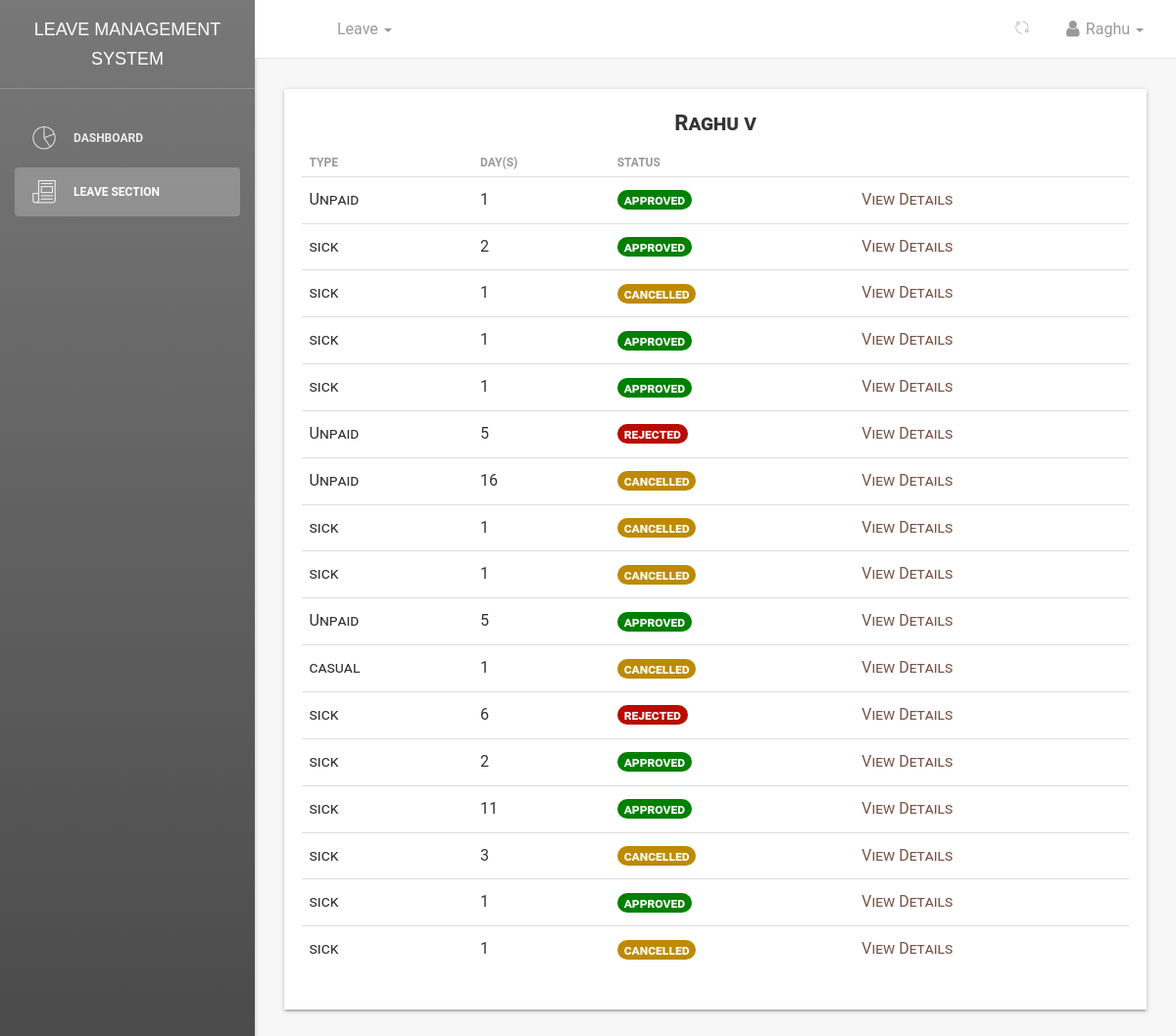
Page /dashboard/leaves/view/table/ (signed in) on the committed database.
### employee/models.py (models this page shows, shortened)
class Employee(models.Model):
    MALE = 'male'
    FEMALE = 'female'
    OTHER = 'other'
    NOT_KNOWN = 'Not Known'
    GENDER = (
        (MALE, 'Male'),
        (FEMALE, 'Female'),
        (OTHER, 'Other'),
        (NOT_KNOWN, 'Not Known'),
    )
    MR = 'Mr'
    MRS = 'Mrs'
    MSS = 'Mss'
    DR = 'Dr'
    SIR = 'Sir'
    MADAM = 'Madam'
    TITLE = (
        (MR, 'Mr'),
        (MRS, 'Mrs'),
        (MSS, 'Mss'),
        (DR, 'Dr'),
        (SIR, 'Sir'),
        (MADAM, 'Madam'),
    )
    FULL_TIME = 'Full-Time'
    PART_TIME = 'Part-Time'
    CONTRACT = 'Contract'
    INTERN = 'Intern'
    EMPLOYEETYPE = (
        (FULL_TIME, 'Full-Time'),
        (PART_TIME, 'Part-Time'),
        (CONTRACT, 'Contract'),
        (INTERN, 'Intern'),
    )
    user = models.ForeignKey(User, on_delete=models.CASCADE, default=1)
    firstname = models.CharField(_('Firstname'), max_length=125, null=False, blank=False)
    lastname = models.CharField(_('Lastname'), max_length=125, null=False, blank=False)
    othername = models.CharField(_('Othername (optional)'), max_length=125, null=True, blank=True)
    birthday = models.DateField(_('Birthday'), blank=False, null=False)
    department = models.ForeignKey(Department, verbose_name=_('Department'), on_delete=models.SET_NULL, null=True,
                                   default=None)
    role = models.ForeignKey(Role, verbose_name=_('Role'), on_delete=models.SET_NULL, null=True, default=None)
    startdate = models.DateField(_('Employement Date'), help_text='date of employement', blank=False, null=True)
    employeetype = models.CharField(_('Employee Type'), max_length=15, default=FULL_TIME, choices=EMPLOYEETYPE,
                                    blank=False, null=True)
    employeeid = models.CharField(_('Employee ID Number'), max_length=10, null=True, blank=True)
    Unpaid = models.PositiveIntegerField(verbose_name=_('Unpaid Leave'), default=5,
                                         null=True,
                                         blank=True)
    Paid = models.PositiveIntegerField(verbose_name=_('Paid Leave'), default=15,
                                       null=True,
                                       blank=True)
    email = models.CharField(_('Email'), max_length=50, null=False, blank=False)
    is_blocked = models.BooleanField(_('Is Blocked'), help_text='button to toggle employee block and unblock',
                                     default=False)
    is_deleted = models.BooleanField(_('Is Deleted'), help_text='button to toggle employee deleted and undelete',
                                     default=False)
    created = models.DateTimeField(verbose_name=_('Created'), auto_now_add=True, null=True)
    updated = models.DateTimeField(verbose_name=_('Updated'), auto_now=True, null=True)
    objects = EmployeeManager()
    class Meta:
        verbose_name = _('Employee')
        verbose_name_plural = _('Employees')
        ordering = ['-created']
    @property
    def get_full_name(self):
        fullname = ''
        firstname = self.firstname
        lastname = self.lastname
        othername = self.othername
        if (firstname and lastname) or othername is None:
            fullname = firstname + ' ' + lastname
            return fullname
        elif othername:
            fullname = firstname + ' ' + lastname + ' ' + othername
            return fullname
        return

### leave/models.py (models this page shows, shortened)
class Leave(models.Model):
    user = models.ForeignKey(User, on_delete=models.CASCADE, default=1)
    startdate = models.DateField(verbose_name=_('Start Date'), help_text='leave start date is on ..', null=True,
                                 blank=False)
    enddate = models.DateField(verbose_name=_('End Date'), help_text='coming back on ...', null=True, blank=False)
    leavetype = models.CharField(choices=LEAVE_TYPE, max_length=25, default=SICK, null=True, blank=False)
    reason = models.CharField(verbose_name=_('Reason for Leave'), max_length=255,
                              help_text='add additional information for leave', null=True, blank=True)
    status = models.CharField(max_length=12, default='pending')  # pending,approved,rejected,cancelled
    is_approved = models.BooleanField(default=False)  # hide
    updated = models.DateTimeField(auto_now=True, auto_now_add=False)
    created = models.DateTimeField(auto_now=False, auto_now_add=True)
    objects = LeaveManager()
    Tempdays = 0
    date_of_approved_leave = 0
    class Meta:
        verbose_name = _('Leave')
        verbose_name_plural = _('Leaves')
        ordering = ['-created']  # recent objects
    def businessDays(self, startdate, enddate):
        from datetime import datetime, timedelta
        test_date1, test_date2 = startdate, enddate
        dates = (test_date1 + timedelta(idx + 1)
                 for idx in range((test_date2 - test_date1).days))
        res = sum(1 for day in dates if day.weekday() < 5)
        if startdate.month == 12:  # dec month
            if startdate.day <= 25 or enddate.day >= 25:  # christmas
                res = res - 1
        if startdate.month == 1:  # Jan month
            if startdate.day <= 1 or enddate.day >= 1:  # new year
                res = res - 1
        return res
    @property
    def leave_days(self):
        days_count = ''
        startdate = self.startdate
        enddate = self.enddate
        if startdate > enddate:
            return
        dates = (enddate - startdate)
        Leave.Tempdays = dates.days
        print("leaves applied", Leave.Tempdays)
        busineesDay = self.businessDays(startdate, enddate)
        print("busineesDay : ", busineesDay)
        Leave.Tempdays = busineesDay
        Leave.date_of_approved_leave = self.created
        return busineesDay
    @property
    def is_rejected(self):
        Leave.Tempdays = -Leave.Tempdays
        print("Leave Tempdays", Leave.Tempdays)
        return self.status == 'rejected'

### dashboard/views.py (the view)
# urls.py: path('leaves/view/table/', views.view_my_leave_table, name='staffleavetable'),
def view_my_leave_table(request):
    if request.user.is_authenticated:
        user = request.user
        leaves = Leave.objects.filter(user=user)
        employee = Employee.objects.filter(user=user).first()
        print(leaves)
        dataset = dict()
        dataset['leave_list'] = leaves
        dataset['employee'] = employee
        dataset['title'] = 'Leaves List'
    else:
        return redirect('accounts:login')
    return render(request, 'dashboard/staff_leaves_table.html', dataset)

### employee/managers.py (called while the page is built)
    def get_queryset(self):
        return super().get_queryset().filter(is_deleted=False)

### leave/manager.py (called while the page is built)
    def get_queryset(self):
        return super().get_queryset()

### templates/dashboard/staff_leaves_table.html (shortened to what this page needs)
{% extends '_layout.html' %}
 {% block navheader %}
 	{% include 'includes/navheader_employee_app.html' %}
 {% endblock %}
 {% block content %}
        <section class="content">
            <section class="container-fluid">
            	   <section class="row">
                        <section class="col col-sm-8 offset-sm-2">
                        </section>
                    </section>
                	<div class="table-responsive table-shadow">
                		<div class="text-center table-description">
                			<h4 class="title-h3" style="text-shadow: 1px 0px rgba(0,0,0,0.11)">{{ employee.get_full_name }}</h4>
                		</div>
                		{% if leave_list %}
                		<table class="table">
							  <thead>
							    <tr>
							      <th scope="col"><b>Type</b></th>
							      <th scope="col"><b>Day(s)</b></th>
							      <th scope="col"><b>Status</b></th>
							    </tr>
							  </thead>
							  <tbody>
							  	{% for leave in leave_list %}
							    <tr>
							      <td>{{ leave.leavetype}}</td>
							      <td>{{ leave.leave_days }}</td>
							      {% if leave.is_approved %}
							      <td ><span class="badge badge-success" style="background-color:green; font-size: 14px;">{{ leave.status }}</span></td>
								  {% elif leave.is_rejected %}
							      <td ><span class="badge badge-success" style="background-color:rgb(184, 12, 0); font-size: 14px;">{{ leave.status }}</span></td>
								  {% else %}
							      <td ><span class="badge badge-warning" style="background-color:rgb(189, 138, 0); font-size: 14px;">{{ leave.status }}</span></td>
							      {% endif %}
							      <td>
							      	<a href="{% url 'dashboard:userleaveview' leave.id %}" style="color: #795548;">
							      	    View Details
							      	</a>
							      </td>
							    </tr>
							    {% endfor %}
							  </tbody>
						</table>
						{% else %}
						<span>No Leaves can be found...</span>
						{% endif %}
					</div>
            </section>
        </section>
 {% endblock %}

### templates/includes/navheader_employee_app.html (shortened to what this page needs)
{% load static %}
<nav class="navbar navbar-default navbar-fixed shadow">
    <div class="container-fluid">
        <div class="collapse navbar-collapse">
            <ul class="nav navbar-nav navbar-left">
                <li>
                    <a href="" class="dropdown-toggle" data-toggle="dropdown">
                    </a>
                </li>
                <li class="dropdown">
                    <a href="" class="dropdown-toggle" data-toggle="dropdown">
                        <p>
                            Leave
                            <b class="caret"></b>
                        </p>
                    </a>
                </li>
            </ul>
            <ul class="nav navbar-nav navbar-right">
                <li class="dropdown">
                    <a href="" class="dropdown-toggle refresh-page" data-toggle="dropdown" title="Refresh Current Page">
                        <i class="pe-7s-refresh-2"></i>
                    </a>
                </li>
                <li class="dropdown">
                    <a href="" class="dropdown-toggle" data-toggle="dropdown">
                        <p>
                            <i class="fa fa-user"></i> {{ request.user}}
                            <b class="caret"></b>
                        </p>
                    </a>
                </li>
            </ul>
        </div>
    </div>
</nav>

### rows in the picture
Employee: get_full_name "Raghu v"
Leave: leavetype "Unpaid", leave_days "1", status "approved"
Leave: leavetype "sick", leave_days "2", status "approved"
Leave: leavetype "sick", leave_days "1", status "cancelled"
Leave: leavetype "sick", leave_days "1", status "approved"
Leave: leavetype "sick", leave_days "1", status "approved"
Leave: leavetype "Unpaid", leave_days "5", status "rejected"
Leave: leavetype "Unpaid", leave_days "16", status "cancelled"
Leave: leavetype "sick", leave_days "1", status "cancelled"
Leave: leavetype "sick", leave_days "1", status "cancelled"
Leave: leavetype "Unpaid", leave_days "5", status "approved"
Leave: leavetype "casual", leave_days "1", status "cancelled"
Leave: leavetype "sick", leave_days "6", status "rejected"
Leave: leavetype "sick", leave_days "2", status "approved"
Leave: leavetype "sick", leave_days "11", status "approved"
Leave: leavetype "sick", leave_days "3", status "cancelled"
Leave: leavetype "sick", leave_days "1", status "approved"
Leave: leavetype "sick", leave_days "1", status "cancelled"

### other values in the picture
{{ request.user }} "Raghu"
